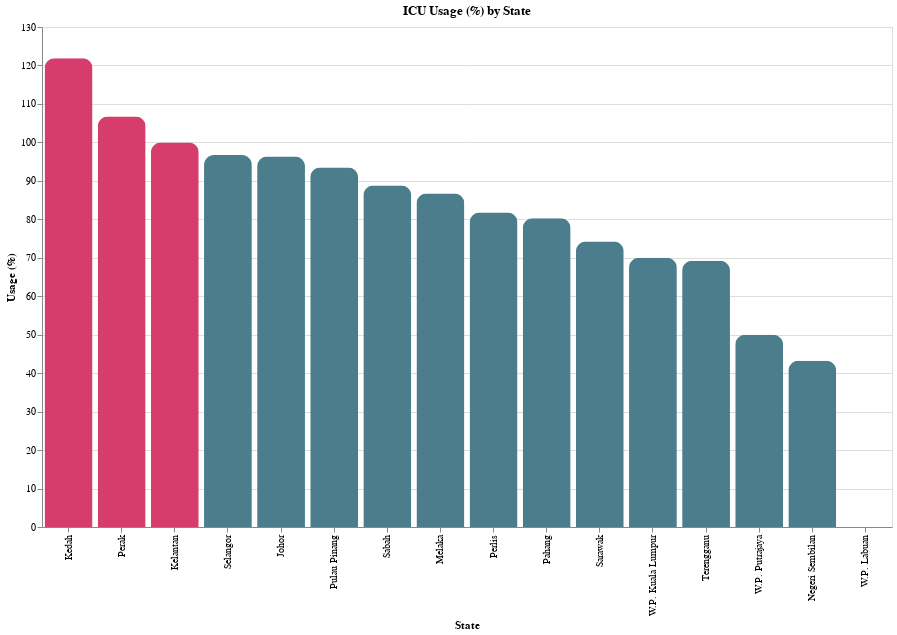

Notebook source saved alongside this figure:
### Code cell
#Plotting bar chart for ICU usage by state

bar = alt.Chart(icu_usage_by_state).mark_bar(
    #To give the bars a rounded edge
    cornerRadiusTopLeft=10,
    cornerRadiusTopRight=10
).encode(
    #Sorting the values
    x=alt.X('State', sort='-y'),
    y='Usage (%)',
    color=alt.condition(
        alt.datum['Usage (%)'] >= 100,
        alt.value('#d73d6c'),
        alt.value('#4b7d8d')
    )
).properties(width=850, height=500, title='ICU Usage (%) by State')

bar

### Figure 1 — Vega-Lite specification as saved in the notebook (floating-point values rounded to 4 significant figures)
{"config": {"view": {"continuousWidth": 400, "continuousHeight": 300}}, "data": {"name": "data-542d374354725cd5ff11e5c2fd3f5aef"}, "mark": {"type": "bar", "cornerRadiusTopLeft": 10, "cornerRadiusTopRight": 10}, "encoding": {"color": {"condition": {"value": "#d73d6c", "test": "(datum['Usage (%)'] >= 100)"}, "value": "#4b7d8d"}, "x": {"type": "nominal", "field": "State", "sort": "-y"}, "y": {"type": "quantitative", "field": "Usage (%)"}}, "height": 500, "title": "ICU Usage (%) by State", "width": 850, "$schema": "https://vega.github.io/schema/vega-lite/v4.8.1.json", "datasets": {"data-542d374354725cd5ff11e5c2fd3f5aef": [{"State": "Kedah", "Beds": 105, "Patients": 128, "Usage (%)": 121.9}, {"State": "Perak", "Beds": 90, "Patients": 96, "Usage (%)": 106.7}, {"State": "Kelantan", "Beds": 77, "Patients": 77, "Usage (%)": 100.0}, {"State": "Selangor", "Beds": 335, "Patients": 324, "Usage (%)": 96.7}, {"State": "Johor", "Beds": 108, "Patients": 104, "Usage (%)": 96.3}, {"State": "Pulau Pinang", "Beds": 77, "Patients": 72, "Usage (%)": 93.5}, {"State": "Sabah", "Beds": 143, "Patients": 127, "Usage (%)": 88.8}, {"State": "Melaka", "Beds": 90, "Patients": 78, "Usage (%)": 86.7}, {"State": "Perlis", "Beds": 11, "Patients": 9, "Usage (%)": 81.8}, {"State": "Pahang", "Beds": 66, "Patients": 53, "Usage (%)": 80.3}, {"State": "Sarawak", "Beds": 120, "Patients": 89, "Usage (%)": 74.2}, {"State": "W.P. Kuala Lumpur", "Beds": 200, "Patients": 140, "Usage (%)": 70.0}, {"State": "Terengganu", "Beds": 39, "Patients": 27, "Usage (%)": 69.2}, {"State": "W.P. Putrajaya", "Beds": 20, "Patients": 10, "Usage (%)": 50.0}, {"State": "Negeri Sembilan", "Beds": 88, "Patients": 38, "Usage (%)": 43.2}, {"State": "W.P. Labuan", "Beds": 18, "Patients": 0, "Usage (%)": 0.0}]}}
